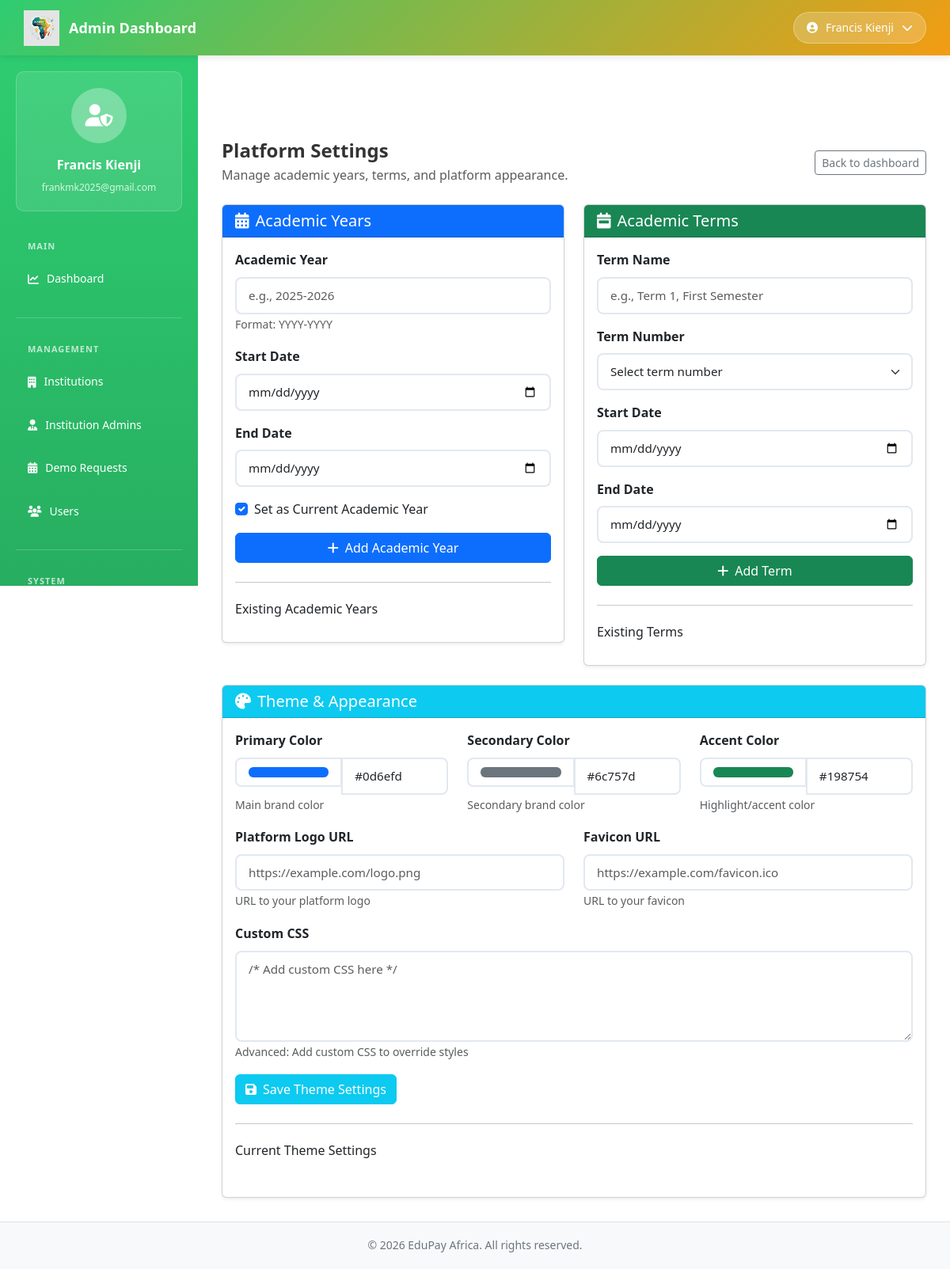
Before: /platform-admin/settings/ (signed in) with the older database file.
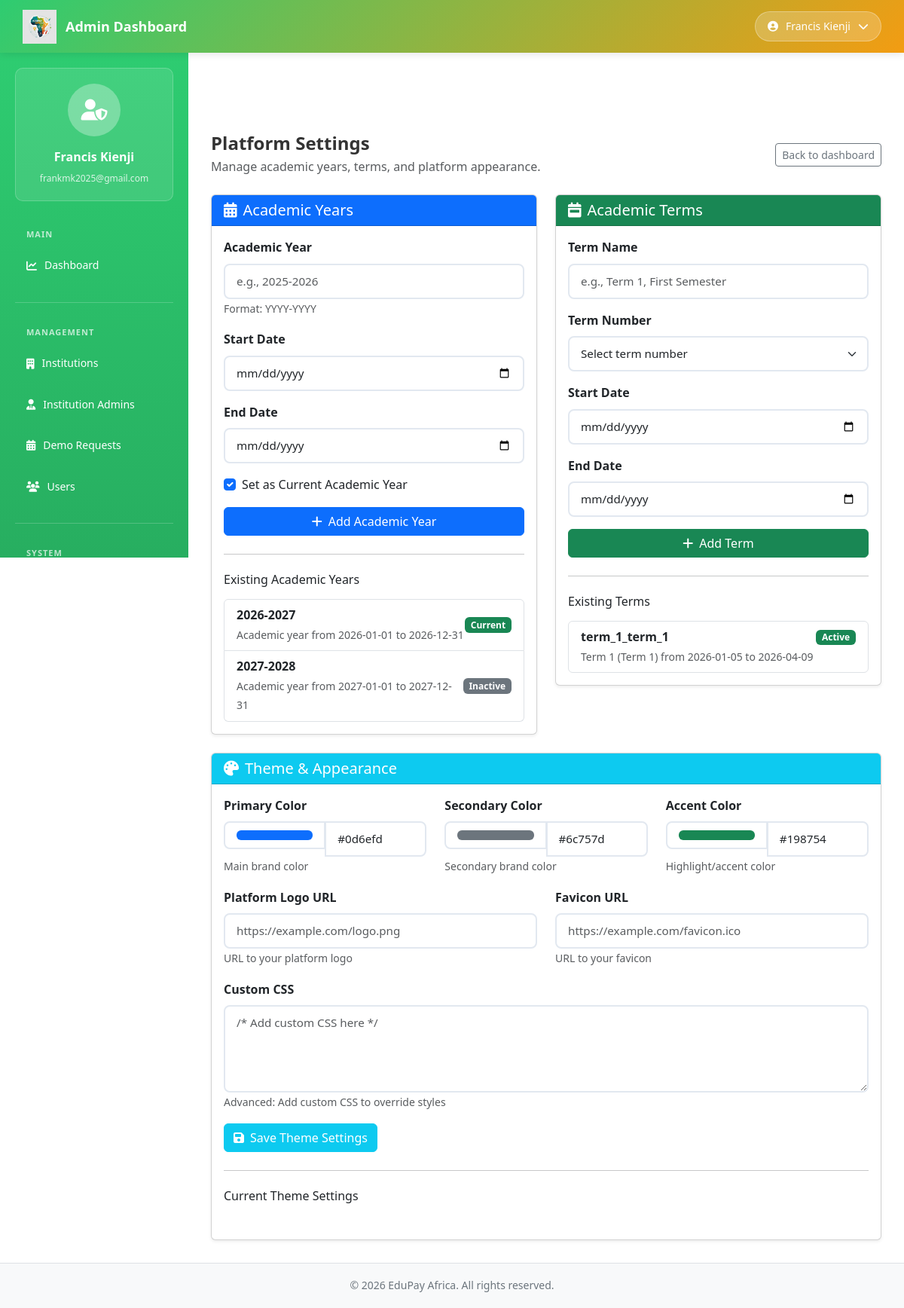
After: the same page with the newer database file.
### platform_admin/models.py (models this page shows, shortened)
class PlatformSetting(models.Model):
	CATEGORY_CHOICES = [
		("institution_type", "Institution Types"),
		("academic_year", "Academic Year"),
		("feature_flag", "Feature Flag"),
		("email_template", "Email Template"),
		("constant", "System Constant"),
	]
	key = models.CharField(max_length=100, unique=True)
	value = models.TextField()
	category = models.CharField(max_length=50, choices=CATEGORY_CHOICES)
	is_active = models.BooleanField(default=True)
	description = models.TextField(blank=True)
	updated_by = models.ForeignKey(User, on_delete=models.SET_NULL, null=True, blank=True)
	updated_at = models.DateTimeField(auto_now=True)
	class Meta:
		verbose_name = "Platform Setting"
		verbose_name_plural = "Platform Settings"

### platform_admin/views.py (the view, shortened to what this page needs)
# urls.py: path("settings/", views.settings_view, name="settings"),
@login_required
@super_admin_required
def settings_view(request):
	settings_qs = PlatformSetting.objects.all().order_by("category", "key")
	context = {
		"settings": settings_qs,
	}
	return render(request, "platform_admin/settings.html", context)

### platform_admin/templates/platform_admin/settings.html (shortened to what this page needs)
{% extends "platform_admin/base_admin.html" %}
{% block admin_content %}
    <div class="d-flex justify-content-between align-items-center mb-4">
        <div>
            <h1 class="h4 fw-bold mb-1">Platform Settings</h1>
            <p class="text-muted mb-0">Manage academic years, terms, and platform appearance.</p>
        </div>
        <a class="btn btn-outline-secondary btn-sm" href="{% url 'platform_admin:dashboard' %}">Back to dashboard</a>
    </div>
    <div class="row g-4">
        <div class="col-lg-6">
            <div class="card shadow-sm">
                <div class="card-header bg-primary text-white">
                    <h5 class="mb-0"><i class="fas fa-calendar-alt me-2"></i>Academic Years</h5>
                </div>
                <div class="card-body">
                    <form method="post" action="">
                        <div class="mb-3">
                            <label class="form-label fw-semibold">Academic Year</label>
                            <input type="text" name="key" class="form-control" placeholder="e.g., 2025-2026" required>
                            <small class="text-muted">Format: YYYY-YYYY</small>
                        </div>
                        <div class="mb-3">
                            <label class="form-label fw-semibold">Start Date</label>
                            <input type="date" name="start_date" class="form-control" required>
                        </div>
                        <div class="mb-3">
                            <label class="form-label fw-semibold">End Date</label>
                            <input type="date" name="end_date" class="form-control" required>
                        </div>
                        <div class="form-check mb-3">
                            <input class="form-check-input" type="checkbox" name="is_active" id="year_active" checked>
                            <label class="form-check-label" for="year_active">Set as Current Academic Year</label>
                        </div>
                        <button type="submit" class="btn btn-primary w-100">
                            <i class="fas fa-plus me-2"></i>Add Academic Year
                        </button>
                    </form>
                    <hr class="my-4">
                    <h6 class="mb-3">Existing Academic Years</h6>
                    <div class="list-group">
                        {% for setting in settings %}
                            {% if setting.category == 'academic_year' %}
                            <div class="list-group-item d-flex justify-content-between align-items-center">
                                <div>
                                    <strong>{{ setting.key }}</strong>
                                    {% if setting.description %}
                                    <br><small class="text-muted">{{ setting.description }}</small>
                                    {% endif %}
                                </div>
                                {% if setting.is_active %}
                                    <span class="badge bg-success">Current</span>
                                {% else %}
                                    <span class="badge bg-secondary">Inactive</span>
                                {% endif %}
                            </div>
                            {% endif %}
                        {% empty %}
                            <p class="text-muted text-center py-3">No academic years added yet.</p>
                        {% endfor %}
                    </div>
                </div>
            </div>
        </div>
        <div class="col-lg-6">
            <div class="card shadow-sm">
                <div class="card-header bg-success text-white">
                    <h5 class="mb-0"><i class="fas fa-calendar-week me-2"></i>Academic Terms</h5>
                </div>
                <div class="card-body">
                    <form method="post" action="">
                        <div class="mb-3">
                            <label class="form-label fw-semibold">Term Name</label>
                            <input type="text" name="key" class="form-control" placeholder="e.g., Term 1, First Semester" required>
                        </div>
                        <div class="mb-3">
                            <label class="form-label fw-semibold">Term Number</label>
                            <select name="term_number" class="form-select" required>
                                <option value="">Select term number</option>
                            </select>
                        </div>
                        <div class="mb-3">
                            <label class="form-label fw-semibold">Start Date</label>
                            <input type="date" name="start_date" class="form-control" required>
                        </div>
                        <div class="mb-3">
                            <label class="form-label fw-semibold">End Date</label>
                            <input type="date" name="end_date" class="form-control" required>
                        </div>
                        <button type="submit" class="btn btn-success w-100">
                            <i class="fas fa-plus me-2"></i>Add Term
                        </button>
                    </form>
                    <hr class="my-4">
                    <h6 class="mb-3">Existing Terms</h6>
                    <div class="list-group">
                        {% for setting in settings %}
                            {% if setting.category == 'constant' and 'term' in setting.key|lower %}
                            <div class="list-group-item">
                                <div class="d-flex justify-content-between align-items-center">
                                    <strong>{{ setting.key }}</strong>
                                    {% if setting.is_active %}
                                        <span class="badge bg-success">Active</span>
                                    {% endif %}
                                </div>
                                {% if setting.description %}
                                <small class="text-muted">{{ setting.description }}</small>
                                {% endif %}
                            </div>
                            {% endif %}
                        {% endfor %}
                    </div>
                </div>
            </div>
        </div>
        <div class="col-lg-12">
            <div class="card shadow-sm">
                <div class="card-header bg-info text-white">
                    <h5 class="mb-0"><i class="fas fa-palette me-2"></i>Theme & Appearance</h5>
                </div>
                <div class="card-body">
                    <form method="post" action="">
                        <div class="row">
                            <div class="col-md-4 mb-3">
                                <label class="form-label fw-semibold">Primary Color</label>
                                <div class="input-group">
                                    <input type="color" name="primary_color" class="form-control form-control-color" value="#0d6efd" title="Choose primary color">
                                    <input type="text" class="form-control" value="#0d6efd" placeholder="#0d6efd">
                                </div>
                                <small class="text-muted">Main brand color</small>
                            </div>
                            <div class="col-md-4 mb-3">
                                <label class="form-label fw-semibold">Secondary Color</label>
                                <div class="input-group">
                                    <input type="color" name="secondary_color" class="form-control form-control-color" value="#6c757d" title="Choose secondary color">
                                    <input type="text" class="form-control" value="#6c757d" placeholder="#6c757d">
                                </div>
                                <small class="text-muted">Secondary brand color</small>
                            </div>
                            <div class="col-md-4 mb-3">
                                <label class="form-label fw-semibold">Accent Color</label>
                                <div class="input-group">
                                    <input type="color" name="accent_color" class="form-control form-control-color" value="#198754" title="Choose accent color">
                                    <input type="text" class="form-control" value="#198754" placeholder="#198754">
                                </div>
                                <small class="text-muted">Highlight/accent color</small>
                            </div>
                        </div>
                        <div class="row">
                            <div class="col-md-6 mb-3">
                                <label class="form-label fw-semibold">Platform Logo URL</label>
                                <input type="text" name="logo_url" class="form-control" placeholder="https://example.com/logo.png">
                                <small class="text-muted">URL to your platform logo</small>
                            </div>
                            <div class="col-md-6 mb-3">
                                <label class="form-label fw-semibold">Favicon URL</label>
                                <input type="text" name="favicon_url" class="form-control" placeholder="https://example.com/favicon.ico">
                                <small class="text-muted">URL to your favicon</small>
                            </div>
                        </div>
                        <div class="row">
                            <div class="col-md-12 mb-3">
                                <label class="form-label fw-semibold">Custom CSS</label>
                                <textarea name="custom_css" class="form-control" rows="4" placeholder="/* Add custom CSS here */"></textarea>
                                <small class="text-muted">Advanced: Add custom CSS to override styles</small>
                            </div>
                        </div>
                        <button type="submit" class="btn btn-info text-white">
                            <i class="fas fa-save me-2"></i>Save Theme Settings
                        </button>
                    </form>
                    <hr class="my-4">
                    <h6 class="mb-3">Current Theme Settings</h6>
                    <div class="table-responsive">
                    </div>
                </div>
            </div>
        </div>
    </div>
{% endblock %}

### platform_admin/templates/platform_admin/base_admin.html (shortened to what this page needs)
{% extends "base.html" %}
{% load static %}
{% block content %}
<div class="admin-wrapper">
    <div class="admin-topbar">
        <a href="{% url 'platform_admin:dashboard' %}" class="admin-topbar-logo">
            <img src="{% static 'images/EduPay Africa Logo.png' %}" alt="EduPay Africa">
            <span class="admin-topbar-logo-text">Admin Dashboard</span>
        </a>
        <div class="admin-topbar-profile">
            <button class="profile-btn" id="profileBtn">
                <i class="fas fa-user-circle"></i>
                <span>{{ user.get_full_name|default:user.username }}</span>
                <i class="fas fa-chevron-down"></i>
            </button>
        </div>
    </div>
    <aside class="admin-sidebar" id="adminSidebar">
        <div class="admin-sidebar-inner">
            <div class="admin-profile">
                <div class="admin-profile-avatar">
                    <i class="fas fa-user-shield"></i>
                </div>
                <div class="admin-profile-name">{{ user.get_full_name|default:user.username }}</div>
                <div class="admin-profile-email">{{ user.email }}</div>
            </div>
            <nav>
                <ul class="admin-nav">
                    <div class="admin-nav-section-title">Main</div>
                    <li class="admin-nav-item">
                        <a href="{% url 'platform_admin:dashboard' %}" class="admin-nav-link {% if request.resolver_match.url_name == 'dashboard' %}active{% endif %}">
                            <i class="fas fa-chart-line"></i> Dashboard
                        </a>
                    </li>
                    <div class="admin-nav-section">
                        <div class="admin-nav-section-title">Management</div>
                        <li class="admin-nav-item">
                            <a href="{% url 'platform_admin:institutions' %}" class="admin-nav-link {% if request.resolver_match.url_name == 'institutions' %}active{% endif %}">
                                <i class="fas fa-building"></i> Institutions
                            </a>
                        </li>
                        <li class="admin-nav-item">
                            <a href="{% url 'platform_admin:institution_admins' %}" class="admin-nav-link {% if request.resolver_match.url_name == 'institution_admins' %}active{% endif %}">
                                <i class="fas fa-user-tie"></i> Institution Admins
                            </a>
                        </li>
                        <li class="admin-nav-item">
                            <a href="{% url 'platform_admin:demo_requests' %}" class="admin-nav-link {% if request.resolver_match.url_name == 'demo_requests' %}active{% endif %}">
                                <i class="fas fa-calendar-alt"></i> Demo Requests
                            </a>
                        </li>
                        <li class="admin-nav-item">
                            <a href="{% url 'platform_admin:users' %}" class="admin-nav-link {% if request.resolver_match.url_name == 'users' %}active{% endif %}">
                                <i class="fas fa-users"></i> Users
                            </a>
                        </li>
                    </div>
                    <div class="admin-nav-section">
                        <div class="admin-nav-section-title">System</div>
                    </div>
                </ul>
            </nav>
        </div>
    </aside>
    <main class="admin-content">
        {% block admin_content %}{% endblock %}
    </main>
    <div class="admin-footer">
        &copy; 2026 EduPay Africa. All rights reserved.
    </div>
</div>
{% endblock %}

### templates/base.html (shortened to what this page needs)
<!DOCTYPE html>
<html lang="en">
{% load static %}
<head>
    <link href="https://cdn.jsdelivr.net/npm/bootstrap@5.3.0/dist/css/bootstrap.min.css" rel="stylesheet">
    <link href="https://cdnjs.cloudflare.com/ajax/libs/font-awesome/6.4.0/css/all.min.css" rel="stylesheet">
</head>
<body>
    <main>
        {% block content %}{% endblock %}
    </main>
</body>
</html>

Changed rows visible on the page:
added PlatformSetting: key "2026-2027", description "Academic year from 2026-01-01 to 2026-12-31", is_active "Current", shown under "Existing Academic Years"
added PlatformSetting: key "2027-2028", description "Academic year from 2027-01-01 to 2027-12-31", is_active "Inactive", shown under "Existing Academic Years"
added PlatformSetting: key "term_1_term_1", is_active "Active", description "Term 1 (Term 1) from 2026-01-05 to 2026-04-09", shown under "Existing Terms"
